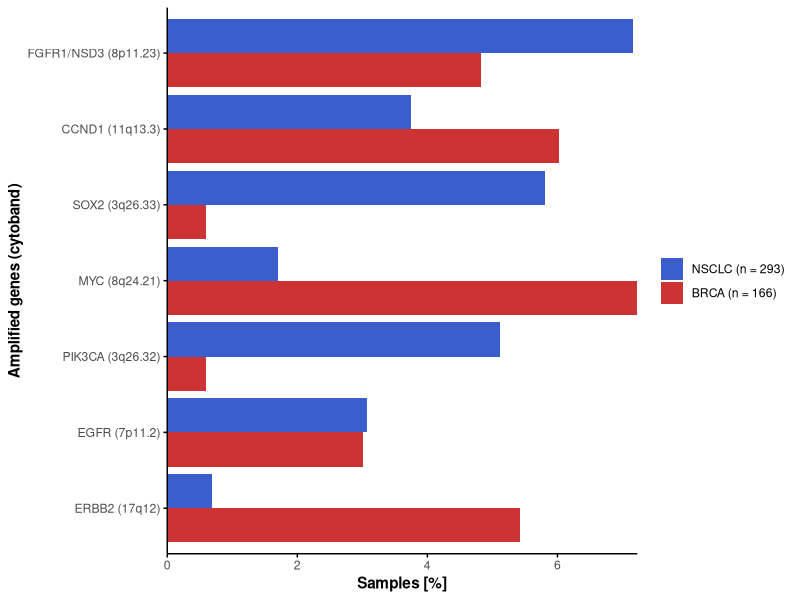

Write the R code that produced this figure.
library(data.table)
library(dplyr)
library(ggplot2)

clinical <- fread('source_data/lpWGS_clinical.tsv')
genomic <- fread('source_data/lpWGS_genomic.tsv')
colnames(genomic) <- c("sid","gene","amp","X")

# get sample sizes
sid <- unique(genomic$sid)
sid_dt <- as.data.table(sid,use.row.names=F)
count <- sid_dt[clinical, group:=i.group, on="sid"]
sort(table(count[sid %in% sid]$group), decreasing = TRUE)
n_NSCLC <- 293
n_BRCA <- 166

# get AMP counts
amp <- genomic[amp=="AMP"]
amp_clinical <- amp[clinical, group:=i.group, on="sid"]  
amp_clinical[, .(total=.N,BRCA=sum(group=="BRCA"),NSCLC=sum(group=="NSCLC")),by=gene][order(-total)]

# plotting
df <- data.frame(
  sample = rep(c("FGFR1/NSD3 (8p11.23)","CCND1 (11q13.3)","SOX2 (3q26.33)","MYC (8q24.21)","PIK3CA (3q26.32)","EGFR (7p11.2)","ERBB2 (17q12)"), each = 2),
  type   = rep(c("BRCA", "NSCLC"), times = 7),
  value  = c(8/n_BRCA*100,21/n_NSCLC*100,10/n_BRCA*100,11/n_NSCLC*100,1/n_BRCA*100,17/n_NSCLC*100,12/n_BRCA*100,5/n_NSCLC*100,1/n_BRCA*100,15/n_NSCLC*100,5/n_BRCA*100,9/n_NSCLC*100,9/n_BRCA*100,2/n_NSCLC*100)
)
sample_order <- c("ERBB2 (17q12)","EGFR (7p11.2)","PIK3CA (3q26.32)","MYC (8q24.21)","SOX2 (3q26.33)","CCND1 (11q13.3)","FGFR1/NSD3 (8p11.23)")
df$sample <- factor(df$sample, levels = sample_order)
df$type <- factor(df$type, levels = c("BRCA", "NSCLC"))
df <- df %>% arrange(sample, type)
ggplot(df, aes(x = value, y = sample, fill = type)) +
  geom_bar(stat = "identity", position = position_dodge()) +
  scale_fill_manual(values = c("NSCLC" = "royalblue3","BRCA" = "brown3"),
                    breaks=c("NSCLC", "BRCA"),
                    labels = c("NSCLC" = "NSCLC (n = 293)", "BRCA" = "BRCA (n = 166)")) +
  scale_x_continuous(expand=c(0,0)) +
  labs(x = "Samples [%]", y = "Amplified genes (cytoband)") +
  theme_minimal() + 
  theme(
    legend.title=element_blank(),
    panel.border=element_blank(),
    panel.grid=element_blank(),
    axis.line=element_line(color="black"),
    axis.ticks=element_line(color="black"),
    axis.title=element_text(face="bold")
)
